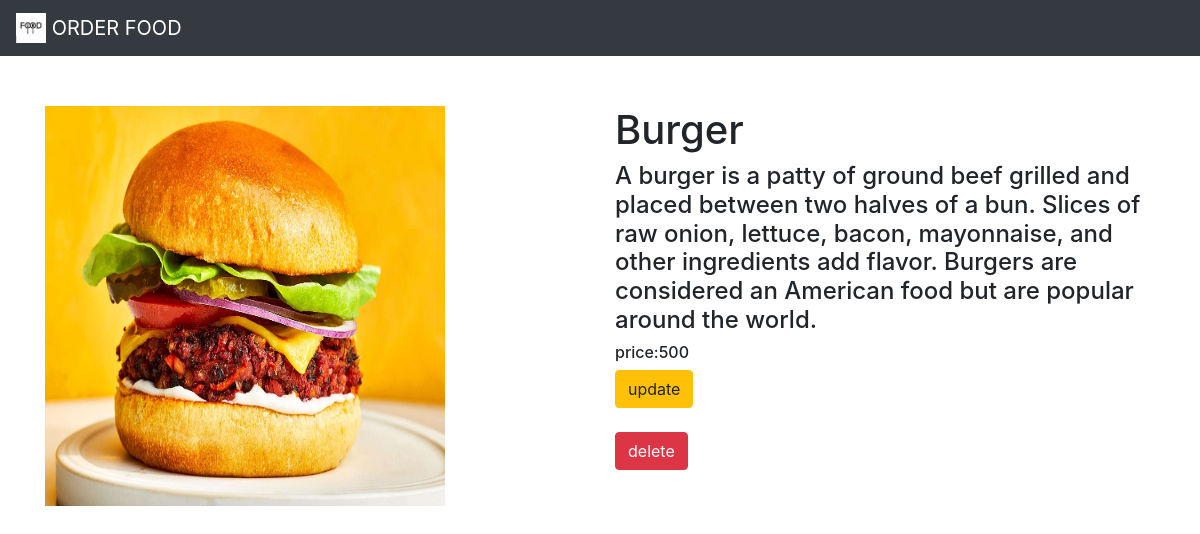
The page /detail/2/ on the database its author committed.
### foodapp/models.py (models this page shows, shortened)
class Food(models.Model):
    name=models.CharField(max_length=150)
    desc=models.TextField()
    price=models.IntegerField()
    img=models.ImageField(upload_to='gallery')

### foodapp/views.py (the view)
# urls.py: path('detail/<int:id>/',views.detail,name='detail'),
def detail(request,id):
    food=Food.objects.get(id=id)
    return render(request,'detail.html',{'food':food})

### templates/detail.html
{% extends 'base.html' %}
{% block body %}
<div class="container">
    <div class="row">
        <div class="col-md-6">
            <img src="{{food.img.url}}" width="400px" height="400px">
        </div>
        <div class="col-md-6">
            <h1>{{food.name}}</h1>
            <h4>{{food.desc}}</h4>
            <h6>price:{{food.price}}</h6>
            <a class="btn btn-warning" href="{% url 'foodapp:update' food.id %}">update</a><br><br>
            <a class="btn btn-danger" href="{% url 'foodapp:delete' food.id %}">delete</a>
        </div>
    </div>
</div>
{% endblock %}

### rows shown on the page
Food: img (picture), name "Burger", desc "A burger is a patty of ground beef grilled and placed between two halves of a bun. Slices of raw onion, lettuce, bacon, mayonnaise, and other ingredients add flavor. Burgers are considered an American food but are popular around the world.", price "500"
